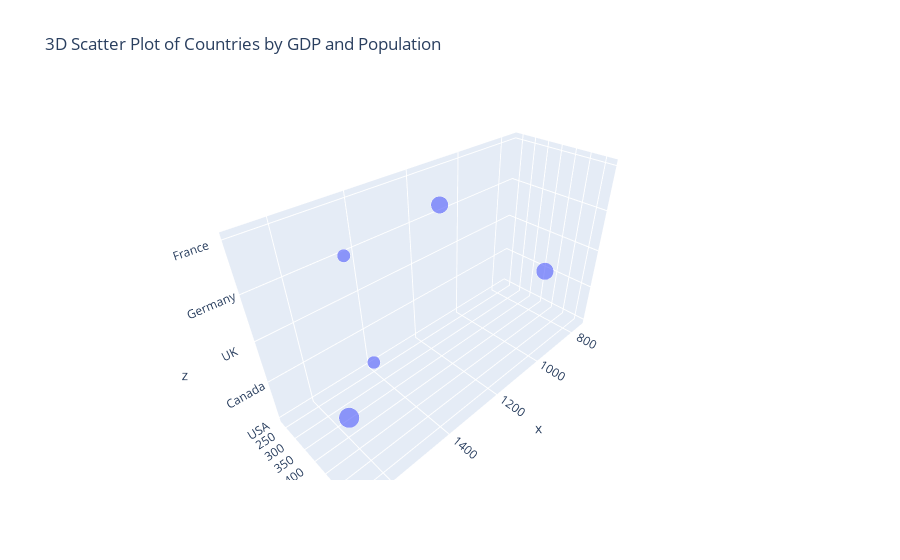

The notebook cell saved with this chart:
### Markdown cell above
5. Using the given dataset, create a bubble chart to represent each country's population (y-axis), GDP (xaxis), and bubble size proportional to the population.

### Code cell
np.random.seed(25)
data = {
    'Country': ['USA', 'Canada', 'UK',
'Germany', 'France'],
    'Population':
np.random.randint(100, 1000, 5),
    'GDP': np.random.randint(500, 2000,
5)
}
df = pd.DataFrame(data)
print(df)
px.scatter_3d(x=df['GDP'],y=df['Population'],z=df['Country'],size=10*df['Population'],title='3D Scatter Plot of Countries by GDP and Population')

### Figure 1 — Plotly figure (JSON) as saved in the notebook; plotly's stock layout.template omitted (floating-point values rounded to 4 significant figures)
{"data": [{"hovertemplate": "x=%{x}<br>y=%{y}<br>z=%{z}<br>size=%{marker.size}<extra></extra>", "legendgroup": "", "marker": {"color": "#636efa", "size": [2320, 4180, 5740, 2430, 4170], "sizemode": "area", "sizeref": 14.35, "symbol": "circle"}, "mode": "markers", "name": "", "scene": "scene", "showlegend": false, "type": "scatter3d", "x": [1386, 755, 1675, 1440, 1265], "y": [232, 418, 574, 243, 417], "z": ["USA", "Canada", "UK", "Germany", "France"]}], "layout": {"legend": {"itemsizing": "constant", "tracegroupgap": 0}, "scene": {"domain": {"x": [0, 1], "y": [0, 1]}, "xaxis": {"title": {"text": "x"}}, "yaxis": {"title": {"text": "y"}}, "zaxis": {"title": {"text": "z"}}}, "title": {"text": "3D Scatter Plot of Countries by GDP and Population"}}}
